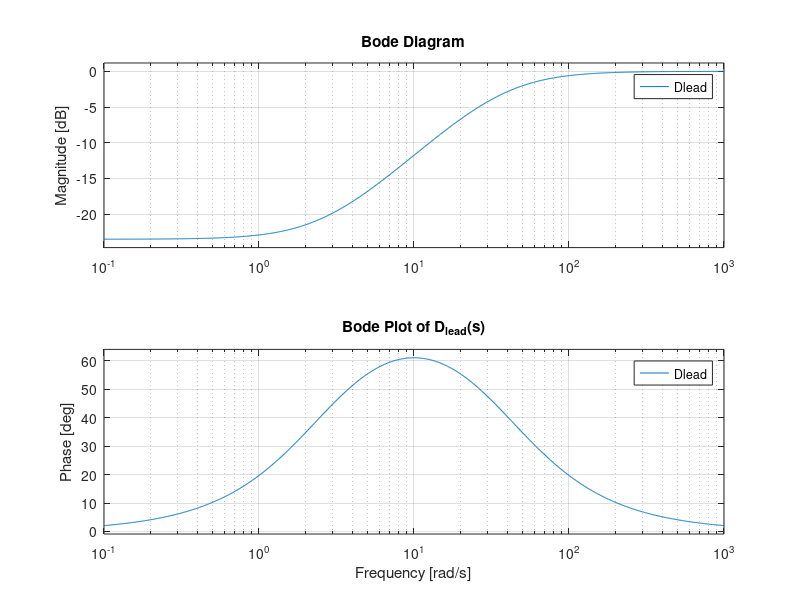

This figure's MATLAB source:
s = tf('s');

wg = 10;
alpha = 15;

z = wg/sqrt(alpha);
p = wg*sqrt(alpha);

Dlead = (s + z)/(s + p);

fprintf('z = %.6f rad/s\n',z);
fprintf('p = %.6f rad/s\n',p);

figure;
bode(Dlead);
grid on;
title('Bode Plot of D_{lead}(s)');
